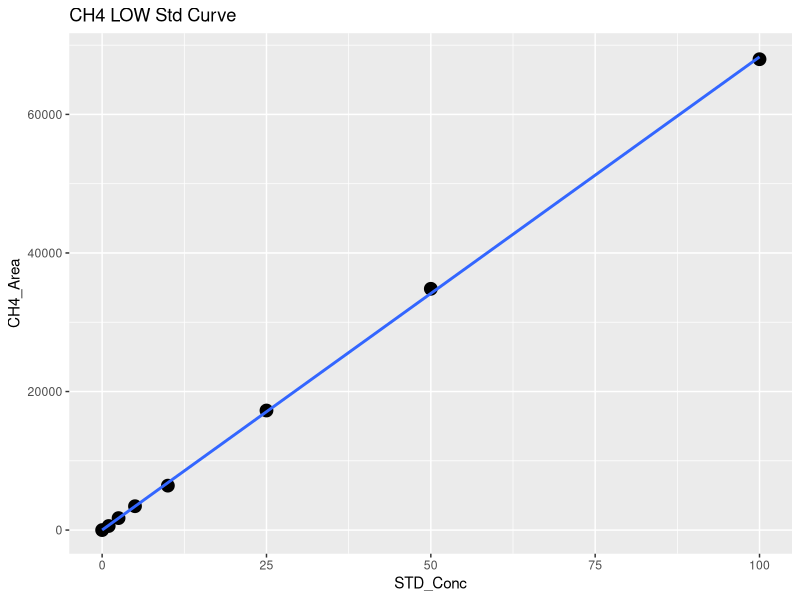
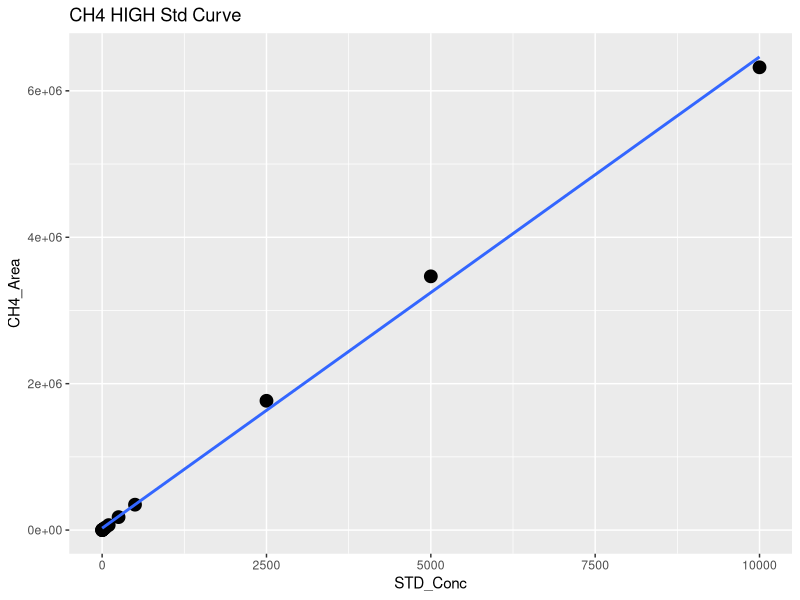
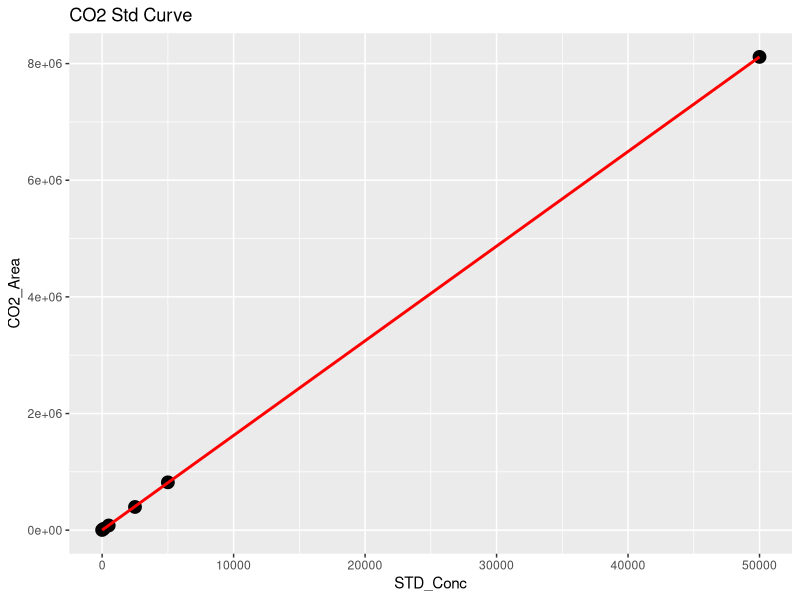
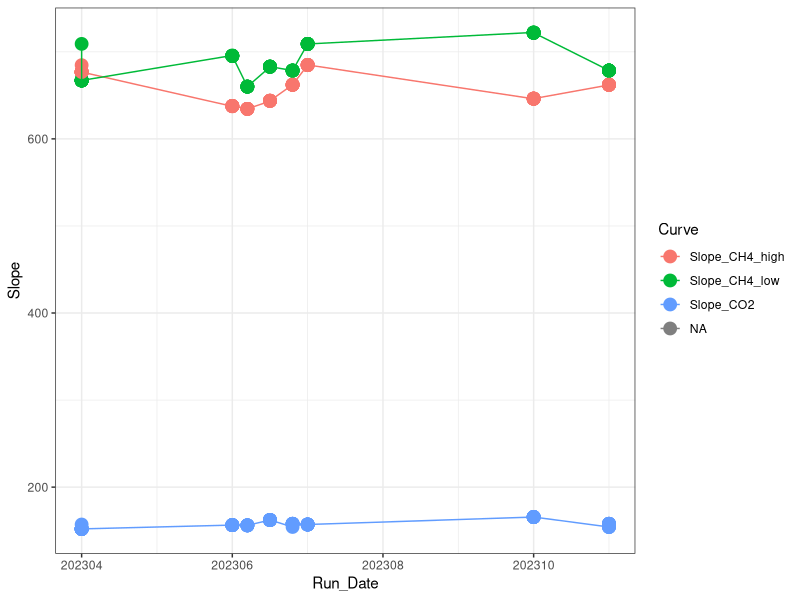

These figures' R source, in order: (Note: this script raises an error after producing the figures.)
## ---- chunk 1
library(dplyr)
library(ggplot2)
library(ggpubr)
library(stringr)
library(readxl)
## ---- chunk 2

#Read in Data 
raw <- read.csv("2023 Raw Data/TEMPEST_TGW_202306_T3pm-4.csv")
head(raw)

#pull out methane standards
stds_ch4 <-  raw %>%  
  filter(str_detect(Sample_Type, "STD_CH4"))
#head(stds_ch4)

#split into high curve and low curve for CH4
stds_ch4_low <- stds_ch4  %>%  
  filter(!STD_Conc > 100)

#Low curve for CH4
CH4_Low <- ggplot(stds_ch4_low, aes(STD_Conc, CH4_Area)) + geom_point(size=4) + 
  geom_smooth(method = "lm", se = FALSE) + labs(title="CH4 LOW Std Curve")
CH4_Low

CH4_Low_lm <- lm(stds_ch4_low$CH4_Area ~ stds_ch4_low$STD_Conc)
summary(CH4_Low_lm)
cf <- coef(CH4_Low_lm)

#create data frame with 1 rows and 0 columns
Slope_CH4_low <- data.frame(matrix(ncol = 0, nrow = 1))
Slope_CH4_low$Curve <- "Slope_CH4_low"
Slope_CH4_low$R2 <- summary(CH4_Low_lm)$adj.r.squared
Slope_CH4_low$Slope <- cf[2]
Slope_CH4_low$Intercept <- cf[1]
#head(Slope_CH4_low)

#High curve for CH4
CH4_High <- ggplot(stds_ch4, aes(STD_Conc, CH4_Area)) + geom_point(size=4) + 
  geom_smooth(method = "lm", se = FALSE) + labs(title="CH4 HIGH Std Curve")
CH4_High

stds_ch4_lm <- lm(stds_ch4$CH4_Area ~ stds_ch4$STD_Conc)
summary(stds_ch4_lm)
cf <- coef(stds_ch4_lm)

#create data frame with 1 rows and 0 columns
Slope_CH4_high <- data.frame(matrix(ncol = 0, nrow = 1))
Slope_CH4_high$Curve <- "Slope_CH4_high"
Slope_CH4_high$R2 <- summary(stds_ch4_lm)$adj.r.squared
Slope_CH4_high$Slope <- cf[2]
Slope_CH4_high$Intercept <- cf[1]
#head(Slope_CH4_high)

#pull out co2 standards
stds_co2 <-  raw %>%  
  filter(str_detect(Sample_Type, "STD_CO2"))
#head(stds_co2)

#CO2 Curve
CO2_stds <- ggplot(stds_co2, aes(STD_Conc, CO2_Area)) + geom_point(size=4) + 
  geom_smooth(method = "lm", se = FALSE, color="red") + labs(title="CO2 Std Curve")
CO2_stds

stds_co2_lm <- lm(stds_co2$CO2_Area ~ stds_co2$STD_Conc)
summary(stds_co2_lm)
cf <- coef(stds_co2_lm)

#create data frame with 1 rows and 0 columns
Slope_CO2 <- data.frame(matrix(ncol = 0, nrow = 1))
Slope_CO2$Curve <- "Slope_CO2"
Slope_CO2$R2 <- summary(stds_co2_lm)$adj.r.squared
Slope_CO2$Slope <- cf[2]
Slope_CO2$Intercept <- cf[1]
#head(Slope_CO2)

#pull all the slopes together into one dataframe 
Slopes <- rbind(Slope_CH4_low, Slope_CH4_high, Slope_CO2)
#head(Slopes)

Slopes$Run_Date <- c(202306.5, 202306.5, 202306.5)

log <- read.csv("2023 Raw Data/COMPASS_TEMPEST_Varian_TGAS_QAQC_2023.csv")
head(log)
log <- log[ ,-c(1)]
log <- rbind(log, Slopes)

Slopes_chk <- ggplot(log, aes(Run_Date, Slope, col=Curve)) + geom_point(size=4) + geom_line() + theme_bw()
Slopes_chk

write.csv(log, "2023 Raw Data/COMPASS_TEMPEST_Varian_TGAS_QAQC_2023.csv")
## ---- chunk 3
#head(raw)

#pull out methane standards
Samples <-  raw %>%  
  filter(!str_detect(Sample_Type, "STD_CH4")) %>%  
  filter(!str_detect(Sample_Type, "STD_CO2")) %>%  
  filter(!str_detect(Sample_Type, "Blank")) %>%  
  filter(!str_detect(Sample_Type, "Chk_STD")) %>%  
   filter(!str_detect(Sample_Type, "CHKSTD")) %>%
  filter(!str_detect(Sample_Type, "CHK_STD")) %>%
  filter(!str_detect(Sample_Type, "NA"))
#head(Samples)

#Now flag any areas that are above the 100ppm area for CH4
Samples$CH4_Curve <- ifelse(Samples$CH4_Area >71000, "High", "Low")
#head(Samples)

#Calculate CH4 concentrations in ppm
Samples$CH4_Conc_ppm <- ifelse(Samples$CH4_Area >71000, (Samples$CH4_Area-Slope_CH4_high$Intercept)/Slope_CH4_high$Slope,                                       (Samples$CH4_Area-Slope_CH4_low$Intercept)/Slope_CH4_low$Slope )

#Calculate CO2 concentrations in ppm 
Samples$CO2_Conc_ppm <- ((Samples$CO2_Area-Slope_CO2$Intercept)/Slope_CO2$Slope) 

#head(Samples)

##########make flags for any dilutions needed 
#highest CH4 standard = 10000
#highest CO2 standard = 50000

Samples$CH4_Flag <- ifelse(Samples$CH4_Conc_ppm >10000, "Needs Dilution", "Within Range")
Samples$CO2_Flag <- ifelse(Samples$CO2_Conc_ppm >50000, "Needs Dilution", "Within Range")
#head(Samples)

## ---- chunk 4

chks <-  raw %>%  
  filter(!str_detect(Sample_Type, "STD_CH4")) %>%  
  filter(!str_detect(Sample_Type, "STD_CO2")) %>%  
  filter(!str_detect(Sample_Type, "Blank")) %>%  
  filter(!str_detect(Sample_Type, "Unknown")) %>%  
  filter(!str_detect(Sample_Type, "NA"))
#head(chks)

#Calculate CH4 concentrations in ppm
chks$CH4_Conc_ppm <- ifelse(chks$CH4_Area >71000, 
                      (chks$CH4_Area-Slope_CH4_high$Intercept)/Slope_CH4_high$Slope,                                       (chks$CH4_Area-Slope_CH4_low$Intercept)/Slope_CH4_low$Slope )

#Calculate CO2 concentrations in ppm 
chks$CO2_Conc_ppm <- ((chks$CO2_Area-Slope_CO2$Intercept)/Slope_CO2$Slope)



#change this if check standard concentrations are different 
level_ch4 <- 5      #ppm
level_co2 <- 1000   #ppm

#calculate percent difference of check standards 
chks$Ch4_diff <- ((chks$CH4_Conc_ppm - level_ch4)/((chks$CH4_Conc_ppm + level_ch4)/2)) * 100
chks$CH4_diff_flag <-  ifelse(chks$Ch4_diff <10, 'YES', 'NO, rerun')

chks$CO2_diff <- ((chks$CO2_Conc_ppm - level_co2)/((chks$CO2_Conc_ppm + level_co2)/2)) * 100
chks$CO2_diff_flag <-  ifelse(chks$CO2_diff <10, 'YES', 'NO, rerun')

#now plot the Ch4 concentrations and the CO2 concentrations vs. the expected concentration 
#then also make the color the percent difference between the expected and observed concentration 

ch4_chk <-  ggplot(data = chks, aes(x = Sample_ID, y = CH4_Conc_ppm, fill=CH4_diff_flag)) +
       geom_bar(stat = 'identity') + 
        scale_fill_manual(values=c("darkgrey","darkgreen" ))+
        theme_classic() + labs(x= " ", y="Percent Difference  (%)", title="Check Stds: CH4") + 
        theme(legend.position="bottom") +  geom_hline(yintercept=level_ch4, linetype="dashed", 
                color = "black", size=1)


co2_chk <-  ggplot(data = chks, aes(x = Sample_ID, y = CO2_Conc_ppm, fill=CO2_diff_flag)) +
       geom_bar(stat = 'identity') + 
        scale_fill_manual(values=c("darkgreen", "darkgrey"))+
        theme_classic() + labs(x= " ", y="Percent Difference  (%)", title="Check Stds: CO2") + 
        theme(legend.position="bottom") +  geom_hline(yintercept=level_co2, linetype="dashed", 
                color = "black", size=1)

ggarrange(ch4_chk, co2_chk, nrow=1, ncol=2)


## ---- chunk 5

#multiply the concentration by the dilution factor
Samples$CH4_Conc_ppm_dilcorr <- (Samples$CH4_Conc_ppm * Samples$Dilution_Factor)

Samples$CO2_Conc_ppm_dilcorr <- (Samples$CO2_Conc_ppm * Samples$Dilution_Factor)

#check results
#head(Samples)

#quick first look at the samples 
ch4_samples <-  ggplot(data = Samples, aes(x = Sample_ID, y = CH4_Conc_ppm, fill=CH4_Flag)) +
       geom_bar(stat = 'identity') + 
        scale_fill_manual(values=c("red", "darkgreen"))+
        theme_classic() + labs(x= " ", y="CH4 (ppm)", title="CH4: Green = Within Range") + 
        theme(legend.position="none") 


co2_samples <-  ggplot(data = Samples, aes(x = Sample_ID, y = CO2_Conc_ppm, fill=CO2_Flag)) +
       geom_bar(stat = 'identity') + 
        scale_fill_manual(values=c( "darkgreen", "red"))+
        theme_classic() + labs(x= " ", y="CO2 (ppm)", title="CO2: Green = Within Range") + 
        theme(legend.position="none") 

ggarrange(ch4_samples, co2_samples, nrow=1, ncol=2)


## ---- chunk 6

# Convert ppm CH4 to total umol CH4 in the sample headspace
# use Ideal Gas Law:  
#   hdsp umol CH4 = ppm CH4*(PV/RT) 
#      P = 1 (pressure in atm)
#      R = 0.082 (gas constant)
#      V = 0.015 (gas syringe volume in L)
#      T = "TempC" column value in Kelvin (equilibration temperature)

#set the volume used for the sample
volume = 0.02  #in Liters (samples are 20mL so 0.02mL )
TempC <-  25 #I am assuming 25C not sure how we want to handle this
IdealGas <- 0.08206

#Calculate CH4 concentrations in ppm
Samples$CH4_Conc_umol <- ifelse(Samples$G_W == "W",
                    ((Samples$CH4_Conc_ppm_dilcorr*((1*volume)/(0.08206*(TempC+273.15))))/(volume)),
                    (Samples$CH4_Conc_ppm_dilcorr*((1*volume)/(0.08206*(TempC+273.15)))))
Samples$CO2_Conc_umol <- ifelse(Samples$G_W == "W",
                    ((Samples$CO2_Conc_ppm_dilcorr*((1*volume)/(0.08206*(TempC+273.15))))/(volume)),
                    (Samples$CO2_Conc_ppm_dilcorr*((1*volume)/(0.08206*(TempC+273.15)))))

Samples$CH4_Conc_nmol <- Samples$CH4_Conc_umol * 1000
Samples$CO2_Conc_nmol <- Samples$CO2_Conc_umol * 1000

#quick first look at the samples 
ch4_samples1 <-  ggplot(data = Samples, aes(x = Sample_ID, y = CH4_Conc_nmol, fill=G_W)) +
       geom_bar(stat = 'identity') + 
        scale_fill_manual(values=c("purple","darkgrey", "darkblue"))+
        theme_classic() + labs(x= " ", y="CH4 (uM)", title="CH4: Blue = PW Sample") + 
        theme(legend.position="none") 


co2_samples1 <-  ggplot(data = Samples, aes(x = Sample_ID, y = CO2_Conc_nmol, fill=G_W)) +
       geom_bar(stat = 'identity') + 
        scale_fill_manual(values=c("purple","darkgrey", "darkblue"))+
        theme_classic() + labs(x= " ", y="CO2 (uM)", title="CO2: Blue = PW Sample") + 
        theme(legend.position="none") 

ggarrange(ch4_samples1, co2_samples1, nrow=1, ncol=2)

## ---- chunk 7
#check results
#head(Samples)

#pull out what we need 
Samples1 <- Samples[ ,c(1:3,6:18,22:23, 27:30)]
#head(Samples1)


write.csv(Samples1, "2023 Processed Data/COMPASS_TEMPEST_TGW_202306_T3pm-4_Processed.csv")
